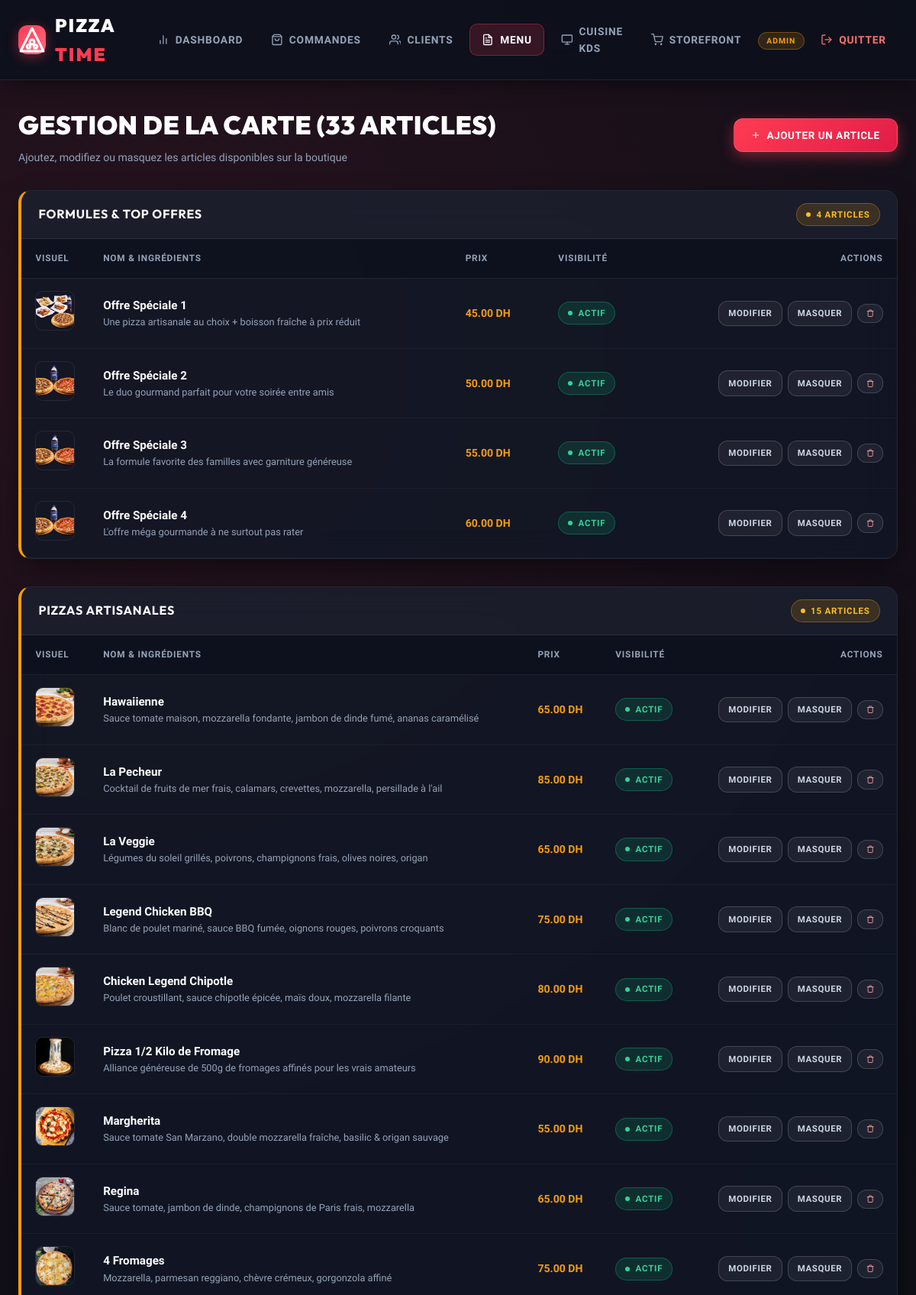
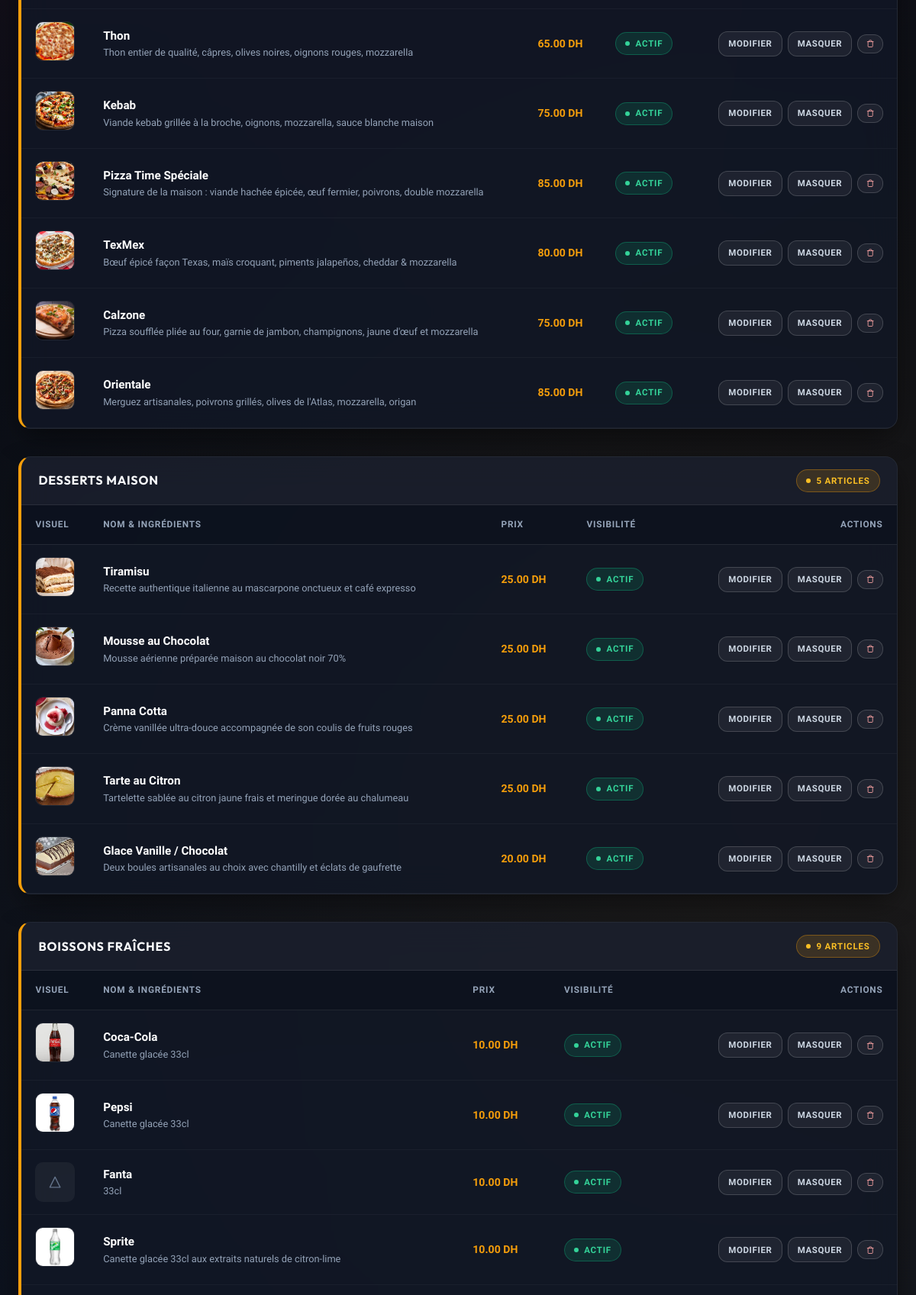
Page /admin/menu (signed in, upper part) on the committed database (2 pictures, top to bottom).
### models.py (models this page shows)
class Pizza(db.Model):
    id = db.Column(db.Integer, primary_key=True)
    name = db.Column(db.String(100), nullable=False)
    description = db.Column(db.Text)
    category = db.Column(db.String(50), default='Pizza')  # 'Top Offre', 'Pizza', 'Dessert', 'Boisson'
    photo_url = db.Column(db.String(200))
    base_price = db.Column(db.Float, nullable=False)
    is_available = db.Column(db.Boolean, default=True)
    order_items = db.relationship('OrderItem', backref='pizza', lazy=True)

### app.py (the view, shortened to what this page needs)
@app.route('/admin/menu', methods=['GET', 'POST'])
@login_required
def admin_menu():
    if current_user.role != 'admin':
        return "Accès refusé", 403
    pizzas = Pizza.query.all()
    toppings = Topping.query.all()
    return render_template('admin/menu.html', pizzas=pizzas, toppings=toppings)

### app.py (called while the page is built)
@login_manager.user_loader
def load_user(user_id):
    try:
        return db.session.get(User, int(user_id))
    except (ValueError, TypeError):
        return None

### templates/admin/menu.html (shortened to what this page needs)
{% extends "base.html" %}
{% block content %}
<div class="admin-menu-container">
    <div style="display: flex; justify-content: space-between; align-items: center; margin-bottom: 2rem; flex-wrap: wrap; gap: 1rem;">
        <div>
            <h1 style="margin: 0; text-align: left; font-size: 2.1rem; letter-spacing: 0.5px;">Gestion de la Carte ({{ pizzas|length }} articles)</h1>
            <p style="margin: 0.25rem 0 0; color: var(--text-muted); font-size: 0.88rem;">Ajoutez, modifiez ou masquez les articles disponibles sur la boutique</p>
        </div>
        <button type="button" onclick="document.getElementById('add-form').scrollIntoView({behavior:'smooth'})">
            <svg class="icon icon-sm" viewBox="0 0 24 24"><line x1="12" y1="5" x2="12" y2="19"></line><line x1="5" y1="12" x2="19" y2="12"></line></svg>
            <span>Ajouter un Article</span>
        </button>
    </div>
    {% set cat_map = [
        {'id': 'offres', 'name': 'Top Offre', 'title': 'FORMULES & TOP OFFRES'},
        {'id': 'pizzas', 'name': 'Pizza', 'title': 'PIZZAS ARTISANALES'},
        {'id': 'desserts', 'name': 'Dessert', 'title': 'DESSERTS MAISON'},
        {'id': 'boissons', 'name': 'Boisson', 'title': 'BOISSONS FRAÎCHES'}
    ] %}
    {% for section in cat_map %}
    <div id="{{ section.id }}" class="card" style="margin-bottom: 2.25rem; padding: 0; overflow: hidden; border-left: 4px solid var(--accent-color);">
        <div style="background: rgba(255,255,255,0.03); padding: 1rem 1.4rem; border-bottom: 1px solid var(--border-subtle); display: flex; align-items: center; justify-content: space-between;">
            <h3 style="margin: 0; font-size: 1rem; letter-spacing: 0.8px;">{{ section.title }}</h3>
            <span class="status-badge status-New">{{ pizzas|selectattr('category', 'equalto', section.name)|list|length }} articles</span>
        </div>
        <div style="overflow-x: auto;">
            <table class="data-table">
                <thead>
                    <tr>
                        <th style="width: 80px;">Visuel</th>
                        <th>Nom & Ingrédients</th>
                        <th>Prix</th>
                        <th>Visibilité</th>
                        <th style="text-align: right;">Actions</th>
                    </tr>
                </thead>
                <tbody>
                    {% for item in pizzas if item.category == section.name %}
                    <tr>
                        <td>
                            {% if item.photo_url %}
                            <img src="{{ url_for('static', filename='img/' + item.photo_url) }}" alt="{{ item.name }}" style="width: 52px; height: 52px; object-fit: cover; border-radius: 10px; border: 1px solid var(--border-subtle);">
                            {% else %}
                            <div style="width: 52px; height: 52px; background: rgba(255,255,255,0.05); border-radius: 10px; display: flex; align-items: center; justify-content: center; color: var(--text-subtle);">
                                <svg class="icon" viewBox="0 0 24 24"><polygon points="12 2 2 22 22 22 12 2"></polygon></svg>
                            </div>
                            {% endif %}
                        </td>
                        <td>
                            <div style="font-weight: 800; color: #fff; font-size: 0.95rem;">{{ item.name }}</div>
                            <div style="color: var(--text-muted); font-size: 0.8rem;">{{ item.description or 'Aucune description fournie' }}</div>
                        </td>
                        <td style="color: var(--accent-color); font-weight: 900; white-space: nowrap;">{{ "%.2f"|format(item.base_price) }} DH</td>
                        <td>
                            <span class="status-badge {% if item.is_available %}status-Done{% else %}status-Cancelled{% endif %}">
                                {% if item.is_available %}Actif{% else %}Masqué{% endif %}
                            </span>
                        </td>
                        <td style="text-align: right;">
                            <div style="display: flex; gap: 0.45rem; justify-content: flex-end; align-items: center;">
                                <a href="{{ url_for('admin_edit_menu', id=item.id) }}" class="btn btn-secondary" style="padding: 0.4rem 0.75rem; font-size: 0.72rem;">Modifier</a>
                                <a href="{{ url_for('toggle_availability', id=item.id) }}" class="btn {% if item.is_available %}btn-secondary{% else %}btn-success{% endif %}" style="padding: 0.4rem 0.75rem; font-size: 0.72rem;">
                                    {% if item.is_available %}Masquer{% else %}Publier{% endif %}
                                </a>
                                <form method="POST" action="{{ url_for('delete_pizza', id=item.id) }}" style="margin: 0;" onsubmit="return confirm('Confirmer la suppression ?');">
                                    <button type="submit" class="btn-secondary" style="padding: 0.4rem 0.65rem; font-size: 0.72rem; color: #fca5a5;" title="Supprimer">
                                        <svg class="icon icon-sm" viewBox="0 0 24 24"><polyline points="3 6 5 6 21 6"></polyline><path d="M19 6v14a2 2 0 0 1-2 2H7a2 2 0 0 1-2-2V6m3 0V4a2 2 0 0 1 2-2h4a2 2 0 0 1 2 2v2"></path></svg>
                                    </button>
                                </form>
                            </div>
                        </td>
                    </tr>
                    {% endfor %}
                </tbody>
            </table>
        </div>
    </div>
    {% endfor %}
</div>
{% endblock %}

### static/css/style.css (style rules this page uses)
:root { --primary-color: #ff3b53; --primary-hover: #ff1f3d; --primary-glow: rgba(255, 59, 83, 0.4); --secondary-color: #0f1523; --surface-card: rgba(18, 24, 38, 0.82); --surface-elevated: rgba(25, 33, 52, 0.94); --surface-glass: rgba(255, 255, 255, 0.04); --accent-color: #f59e0b; --accent-glow: rgba(245, 158, 11, 0.35); --bg-dark: #090d16; --border-subtle: rgba(255, 255, 255, 0.08); --border-medium: rgba(255, 255, 255, 0.16); --border-glow: rgba(255, 59, 83, 0.35); --text-main: #f8fafc; --text-light: #f8fafc; --text-muted: #94a3b8; --text-subtle: #64748b; --success: #10b981; --warning: #f59e0b; --danger: #ef4444; --info: #3b82f6; --shadow-sm: 0 4px 14px rgba(0, 0, 0, 0.35); --shadow-md: 0 12px 36px -8px rgba(0, 0, 0, 0.6); --shadow-lg: 0 24px 60px -12px rgba(0, 0, 0, 0.75); --shadow-glow: 0 0 25px rgba(255, 59, 83, 0.25); --radius-sm: 10px; --radius-md: 16px; --radius-lg: 24px; }
*, *::before, *::after { box-sizing: border-box; }
html { scroll-behavior: smooth; }
body { font-family: 'Plus Jakarta Sans', -apple-system, BlinkMacSystemFont, 'Segoe UI', Roboto, sans-serif; background-color: var(--bg-dark); background-image: radial-gradient(circle at 15% 10%, rgba(255, 59, 83, 0.12) 0%, transparent 40%), radial-gradient(circle at 85% 60%, rgba(245, 158, 11, 0.08) 0%, transparent 45%), radial-gradient(circle at 50% 90%, rgba(59, 130, 246, 0.06) 0%, transparent 50%), linear-gradient(180deg, rgba(9, 13, 22, 0.82) 0%, rgba(9, 13, 22, 0.94) 100%), url('../img/Backgound.png'); background-size: cover; background-attachment: fixed; background-position: center; color: var(--text-light); margin: 0; line-height: 1.6; min-height: 100vh; display: flex; flex-direction: column; overflow-x: hidden; }
.icon { display: inline-flex; align-items: center; justify-content: center; width: 1.15em; height: 1.15em; vertical-align: -0.15em; fill: none; stroke: currentColor; stroke-width: 2; stroke-linecap: round; stroke-linejoin: round; flex-shrink: 0; }
.icon-sm { width: 0.9em; height: 0.9em; }
h1, h2, h3, h4 { font-family: 'Outfit', sans-serif; letter-spacing: 0.5px; color: var(--text-light); margin-top: 0; }
h1 { font-size: clamp(2rem, 4vw, 3.2rem); text-align: center; margin: 1.5rem 0 1.25rem; color: #ffffff; text-transform: uppercase; font-weight: 900; letter-spacing: 2px; }
.card, .form-container { background: var(--surface-card); backdrop-filter: blur(20px); -webkit-backdrop-filter: blur(20px); color: var(--text-light); padding: 1.75rem; border-radius: var(--radius-md); box-shadow: var(--shadow-md); border: 1px solid var(--border-subtle); transition: transform 0.26s ease, border-color 0.26s ease, box-shadow 0.26s ease; }
button, .btn { background: linear-gradient(135deg, var(--primary-color), #e11d48); color: white; border: 1px solid rgba(255, 255, 255, 0.15); padding: 0.82rem 1.4rem; border-radius: 12px; cursor: pointer; font-family: inherit; font-weight: 700; text-transform: uppercase; letter-spacing: 0.6px; font-size: 0.84rem; box-shadow: 0 6px 18px var(--primary-glow); transition: all 0.22s cubic-bezier(0.16, 1, 0.3, 1); display: inline-flex; align-items: center; justify-content: center; gap: 0.5rem; text-decoration: none; }
.btn-secondary { background: rgba(255, 255, 255, 0.06); border: 1px solid var(--border-medium); box-shadow: none; color: #cbd5e1; }
.status-badge { display: inline-flex; align-items: center; gap: 0.45rem; padding: 0.3rem 0.75rem; border-radius: 999px; font-size: 0.72rem; font-weight: 800; text-transform: uppercase; letter-spacing: 0.8px; white-space: nowrap; }
.status-badge::before { content: ''; display: inline-block; width: 6px; height: 6px; border-radius: 50%; background: currentColor; }
.status-New { background: rgba(245, 158, 11, 0.15); color: #fbbf24; border: 1px solid rgba(245, 158, 11, 0.35); }
.status-Done { background: rgba(16, 185, 129, 0.15); color: #34d399; border: 1px solid rgba(16, 185, 129, 0.35); }
.data-table { width: 100%; border-collapse: collapse; text-align: left; font-size: 0.88rem; }
.data-table thead tr { background: rgba(12, 17, 29, 0.7); color: var(--text-muted); font-size: 0.74rem; text-transform: uppercase; letter-spacing: 0.8px; border-bottom: 1px solid var(--border-subtle); }
.data-table th, .data-table td { padding: 1rem 1.15rem; vertical-align: middle; }
.data-table tbody tr { border-bottom: 1px solid rgba(255, 255, 255, 0.04); transition: background 0.2s ease; }

### rows in the picture
Pizza: photo_url (picture), name "Offre Spéciale 1", description "Une pizza artisanale au choix + boisson fraîche à prix réduit", base_price "45.00", is_available "ACTIF"
Pizza: photo_url (picture), name "Offre Spéciale 2", description "Le duo gourmand parfait pour votre soirée entre amis", base_price "50.00", is_available "ACTIF"
Pizza: photo_url (picture), name "Offre Spéciale 3", description "La formule favorite des familles avec garniture généreuse", base_price "55.00", is_available "ACTIF"
Pizza: photo_url (picture), name "Offre Spéciale 4", description "L'offre méga gourmande à ne surtout pas rater", base_price "60.00", is_available "ACTIF"
Pizza: photo_url+name (picture), name "Hawaiienne", description "Sauce tomate maison, mozzarella fondante, jambon de dinde fumé, ananas caramélisé", base_price "65.00", is_available "ACTIF"
Pizza: photo_url+name (picture), name "La Pecheur", description "Cocktail de fruits de mer frais, calamars, crevettes, mozzarella, persillade à l'ail", base_price "85.00", is_available "ACTIF"
Pizza: photo_url (picture), name "La Veggie", description "Légumes du soleil grillés, poivrons, champignons frais, olives noires, origan", base_price "65.00", is_available "ACTIF"
Pizza: photo_url (picture), name "Legend Chicken BBQ", description "Blanc de poulet mariné, sauce BBQ fumée, oignons rouges, poivrons croquants", base_price "75.00", is_available "ACTIF"
Pizza: photo_url (picture), name "Chicken Legend Chipotle", description "Poulet croustillant, sauce chipotle épicée, maïs doux, mozzarella filante", base_price "80.00", is_available "ACTIF"
Pizza: photo_url (picture), name "Pizza 1/2 Kilo de Fromage", description "Alliance généreuse de 500g de fromages affinés pour les vrais amateurs", base_price "90.00", is_available "ACTIF"
Pizza: photo_url+name (picture), name "Margherita", description "Sauce tomate San Marzano, double mozzarella fraîche, basilic & origan sauvage", base_price "55.00", is_available "ACTIF"
Pizza: photo_url+name (picture), name "Regina", description "Sauce tomate, jambon de dinde, champignons de Paris frais, mozzarella", base_price "65.00", is_available "ACTIF"
Pizza: photo_url+name (picture), name "4 Fromages", description "Mozzarella, parmesan reggiano, chèvre crémeux, gorgonzola affiné", base_price "75.00", is_available "ACTIF"
Pizza: photo_url+name (picture), name "Thon", description "Thon entier de qualité, câpres, olives noires, oignons rouges, mozzarella", base_price "65.00", is_available "ACTIF"
Pizza: photo_url+name (picture), name "Kebab", description "Viande kebab grillée à la broche, oignons, mozzarella, sauce blanche maison", base_price "75.00", is_available "ACTIF"
Pizza: photo_url (picture), name "Pizza Time Spéciale", description "Signature de la maison : viande hachée épicée, œuf fermier, poivrons, double mozzarella", base_price "85.00", is_available "ACTIF"
Pizza: photo_url+name (picture), name "TexMex", description "Bœuf épicé façon Texas, maïs croquant, piments jalapeños, cheddar & mozzarella", base_price "80.00", is_available "ACTIF"
Pizza: photo_url+name (picture), name "Calzone", description "Pizza soufflée pliée au four, garnie de jambon, champignons, jaune d'œuf et mozzarella", base_price "75.00", is_available "ACTIF"
Pizza: photo_url+name (picture), name "Orientale", description "Merguez artisanales, poivrons grillés, olives de l'Atlas, mozzarella, origan", base_price "85.00", is_available "ACTIF"
Pizza: photo_url+name (picture), name "Tiramisu", description "Recette authentique italienne au mascarpone onctueux et café expresso", base_price "25.00", is_available "ACTIF"
Pizza: photo_url+name (picture), name "Mousse au Chocolat", description "Mousse aérienne préparée maison au chocolat noir 70%", base_price "25.00", is_available "ACTIF"
Pizza: photo_url+name (picture), name "Panna Cotta", description "Crème vanillée ultra-douce accompagnée de son coulis de fruits rouges", base_price "25.00", is_available "ACTIF"
Pizza: photo_url+name (picture), name "Tarte au Citron", description "Tartelette sablée au citron jaune frais et meringue dorée au chalumeau", base_price "25.00", is_available "ACTIF"
Pizza: photo_url+name (picture), name "Glace Vanille / Chocolat", description "Deux boules artisanales au choix avec chantilly et éclats de gaufrette", base_price "20.00", is_available "ACTIF"
Pizza: photo_url (picture), name "Coca-Cola", description "Canette glacée 33cl", base_price "10.00", is_available "ACTIF"
Pizza: photo_url (picture), name "Pepsi", description "Canette glacée 33cl", base_price "10.00", is_available "ACTIF"
Pizza: name "Fanta", description "33cl", base_price "10.00", is_available "ACTIF"
Pizza: photo_url (picture), name "Sprite", description "Canette glacée 33cl aux extraits naturels de citron-lime", base_price "10.00", is_available "ACTIF"

### other values in the picture
{{ pizzas|length }} "33"
{{ section.title }} "FORMULES & TOP OFFRES" "PIZZAS ARTISANALES" "DESSERTS MAISON" "BOISSONS FRAÎCHES"
{{ pizzas|selectattr('category', 'equalto', section.name)|list|length }} "4" "15" "5" "9"
